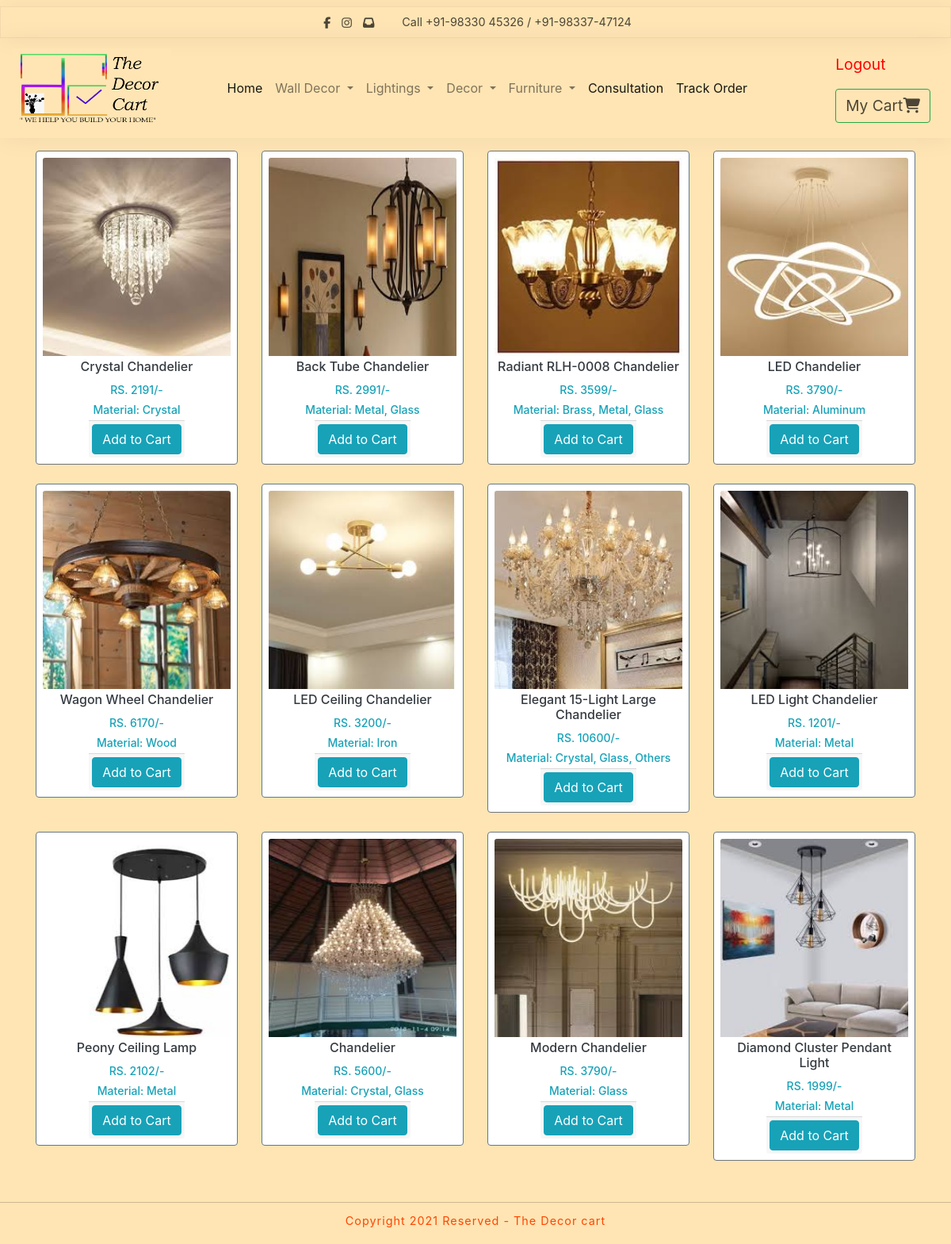
The app's page /chandelier.php with its own data.
### tables this page shows
CREATE TABLE `product_chandelier` (
  `id` int(11) NOT NULL,
  `product_name` varchar(255) NOT NULL,
  `product_price` varchar(255) NOT NULL,
  `product_image` varchar(255) NOT NULL,
  `product_description` varchar(500) NOT NULL
);

### chandelier.php (the view, shortened to what this page needs)
<!DOCTYPE html>
<html lang="en">
<head>
    <link rel="stylesheet" href="style.css">
    <link rel="stylesheet" href="https://maxcdn.bootstrapcdn.com/bootstrap/4.3.1/css/bootstrap.min.css">
</head>
<body class="main my-2">
    <nav class="m-auto text-center nav-dark ">
            <div class="social-call">
                <div class="social">
                    <a href="https://www.facebook.com/Thedecorcart-102415515156793">
                        <i class="fab fa-facebook-f">
                        </i>
                    </a>
                    <a href="https://www.instagram.com/the.decor_cart">
                        <i class="fab fa-instagram">
                        </i>
                    </a>
                    <a href="#">
                        <i class="fas fa-inbox" title="thedecor.cart@gmail.com">
                        </i>
                    </a>
                </div>
                <div class="phone">
                    <span>
                        Call +91-98330 45326 / +91-98337-47124
                    </span>
                </div>
            </div>
</nav>
            <nav class="navbar navbar-expand-sm  navbar-light">
    <a class="navbar-brand" href="#"><img src="miscellaneous/Untitled-3.png" width="200px" height="100px"></a>
    <ul class="navbar-nav m-auto">
        <li class="nav-item">
            <a class="nav-link active" href="index.php">Home</a>
        </li>
        <li class="nav-item dropdown">
            <a class="nav-link dropdown-toggle" href="#" id="navbardrop" data-toggle="dropdown">
                 Wall Decor
             </a>
        </li>
        <li class="nav-item dropdown">
            <a class="nav-link dropdown-toggle" href="#" id="navbardrop" data-toggle="dropdown">
                Lightings
            </a>
        </li>
        <li class="nav-item dropdown">
            <a class="nav-link dropdown-toggle" href="#" id="navbardrop" data-toggle="dropdown">
                Decor
            </a>
        </li>
        <li class="nav-item dropdown">
            <a class="nav-link dropdown-toggle" href="#" id="navbardrop" data-toggle="dropdown">
                Furniture
            </a>
        </li>
        <li class="nav-item">
            <a class="nav-link active" href="consultation confirmation.php">Consultation</a>
        </li>
        <li class="nav-item">
            <a class="nav-link active" href="index-2.php">Track Order</a>
        </li>
    </ul>
    <ul class="navbar-nav ml-auto">
    <div class="right-menu">
<p><a href="login.php" style="color: red;">Logout</a></p>
        <li class="nav-item">
            <a class="btn btn-outline-success" href="cart.php">My Cart<i class="fas fa-shopping-cart"></i></a>
        </li>
    </ul>
</nav>
        <div class="container">
            <div class="row mt-2 pb-3">
                <?php
                    include 'config.php';
                    $stmt = $conn->prepare("SELECT * FROM product_chandelier");
                    $stmt->execute();
                    $result = $stmt->get_result();
                     while($row = $result->fetch_assoc()):
                ?>
                <div class="col-sm-6 col-md-4 col-lg-3 mb-2 display-flex">
                <form action="action.php" class="submit" method="POST">
                    <div class="card-deck">
                        <div class="card p-2 border-secondary mb-2 mt-2" >
                            <img src="<?= $row['product_image']?>" class="card-img-top" height="250">
                            <div class="card-body p-1 m-auto">
                                <h4 class="card-title text-center text-dark"><?= $row['product_name']?></h4>
                                <h5 class="card-text text-center text-info"><?= $row['product_price']?>/-</h5>
                                <h5 class="card-text text-center text-info"><?= $row['product_description']?></h5>
                                </div>
                                <div class="card-footer m-auto p-1">
                                    <button type="submit" name="addtocart" class=" btn btn-info">Add to Cart</button>
                                </div>
                        </div>
                    </div>
                </form>
                </div>
                <?php endwhile; ?>
            </div>
        </div>
    <footer class="text-center">
            <span class="copyright ">
                Copyright 2021 Reserved - The Decor cart
            </span>
        </footer>
</body>
</html>

### style.css (style rules this page uses)
.main { color: #000; background: #ffe5b4; }
.navbar-nav { color: #000; }
body { margin: 0px; padding: 0px; font-family: poppins; background: #ffe5b4; }
* { box-sizing: border-box; }
ul { list-style: none; }
a { text-decoration: none; }
nav { width: 100%; box-shadow: 2px 2px 30px rgba(0,0,0,0.05); z-index: 100; }
.social-call { height: 40px; border: 1px solid rgba(0,0,0,0.05); display: flex; justify-content: center; align-items: center; }
.social a { margin: 0px 5px; color: rgba(0,0,0,0.7); font-size: 0.9rem; }
.phone { color: rgba(0,0,0,0.7); margin-left: 30px; font-size: 0.9rem; }
.right-menu a { margin: 0px 10px; font-size: 1.2rem; color: rgba(0,0,0,0.7); }
.fa-shopping-cart { position: relative }
footer { display: flex; justify-content: center; align-items: center; padding: 10px; border-top: 1px solid rgba(0,0,0,0.2) ; flex-wrap: wrap; margin-top: 20px; width: 100%; }
.copyright { font-size: 0.9rem; color: orangered; letter-spacing: 1px; }
.active, .menu:hover { align-items: center; border-radius: 3px; }
button { color: orangered; font-size: 18px; font-weight: 600; text-decoration: none; padding: 10px 15px; border-radius: 4px; display: inline-block; }
.card-title { font-size: 16px; }
.card-text { font-size: 14px; }

### records on screen
product_chandelier: product_image (picture), product_name "Crystal Chandelier", product_price "RS. 2191", product_description "Material: Crystal"
product_chandelier: product_image (picture), product_name "Back Tube Chandelier", product_price "RS. 2991", product_description "Material: Metal, Glass"
product_chandelier: product_image (picture), product_name "Radiant RLH-0008 Chandelier", product_price "RS. 3599", product_description "Material: Brass, Metal, Glass"
product_chandelier: product_image (picture), product_name "LED Chandelier", product_price "RS. 3790", product_description "Material: Aluminum"
product_chandelier: product_image (picture), product_name "Wagon Wheel Chandelier", product_price "RS. 6170", product_description "Material: Wood"
product_chandelier: product_image (picture), product_name "LED Ceiling Chandelier", product_price "RS. 3200", product_description "Material: Iron"
product_chandelier: product_image (picture), product_name "Elegant 15-Light Large Chandelier", product_price "RS. 10600", product_description "Material: Crystal, Glass, Others"
product_chandelier: product_image (picture), product_name "LED Light Chandelier", product_price "RS. 1201", product_description "Material: Metal"
product_chandelier: product_image (picture), product_name "Peony Ceiling Lamp", product_price "RS. 2102", product_description "Material: Metal"
product_chandelier: product_image (picture), product_name "Chandelier", product_price "RS. 5600", product_description "Material: Crystal, Glass"
product_chandelier: product_image (picture), product_name "Modern Chandelier", product_price "RS. 3790", product_description "Material: Glass"
product_chandelier: product_image (picture), product_name "Diamond Cluster Pendant Light", product_price "RS. 1999", product_description "Material: Metal"
